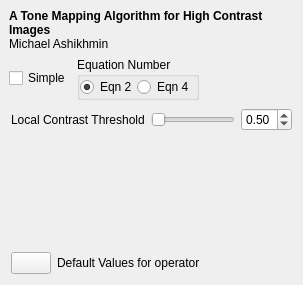
     <widget class="QWidget" name="tab_ashikhmin" >
      <attribute name="title" >
       <string>&amp;Ashikhmin</string>
      </attribute>
      <layout class="QVBoxLayout" >
       <property name="margin" >
        <number>9</number>
       </property>
       <property name="spacing" >
        <number>6</number>
       </property>
       <item>
        <widget class="QLabel" name="label_desc_ashikhmin02" >
         <property name="text" >
          <string>&lt;html>&lt;head>&lt;meta name="qrichtext" content="1" />&lt;style type="text/css">
p, li { white-space: pre-wrap; }
&lt;/style>&lt;/head>&lt;body style=" font-family:'Sans Serif'; font-size:9pt; font-weight:400; font-style:normal; text-decoration:none;">
&lt;p style=" margin-top:0px; margin-bottom:0px; margin-left:0px; margin-right:0px; -qt-block-indent:0; text-indent:0px;">&lt;span style=" font-weight:600;">A Tone Mapping Algorithm for High Contrast Images&lt;/span>&lt;br />Michael Ashikhmin&lt;/p>&lt;/body>&lt;/html></string>
         </property>
         <property name="wordWrap" >
          <bool>true</bool>
         </property>
        </widget>
       </item>
       <item>
        <layout class="QHBoxLayout" >
         <property name="margin" >
          <number>0</number>
         </property>
         <property name="spacing" >
          <number>6</number>
         </property>
         <item>
          <widget class="QCheckBox" name="simpleCheckBox" >
           <property name="text" >
            <string>Simple</string>
           </property>
          </widget>
         </item>
         <item>
          <widget class="QGroupBox" name="groupBox" >
           <property name="sizePolicy" >
            <sizepolicy>
             <hsizetype>0</hsizetype>
             <vsizetype>0</vsizetype>
             <horstretch>0</horstretch>
             <verstretch>0</verstretch>
            </sizepolicy>
           </property>
           <property name="minimumSize" >
            <size>
             <width>41</width>
             <height>40</height>
            </size>
           </property>
           <property name="title" >
            <string>Equation Number</string>
           </property>
           <layout class="QHBoxLayout" >
            <property name="margin" >
             <number>0</number>
            </property>
            <property name="spacing" >
             <number>0</number>
            </property>
            <item>
             <widget class="QRadioButton" name="eq2RadioButton" >
              <property name="sizePolicy" >
               <sizepolicy>
                <hsizetype>0</hsizetype>
                <vsizetype>0</vsizetype>
                <horstretch>0</horstretch>
                <verstretch>0</verstretch>
               </sizepolicy>
              </property>
              <property name="text" >
               <string>Eqn 2</string>
              </property>
              <property name="checked" >
               <bool>true</bool>
              </property>
             </widget>
            </item>
            <item>
             <widget class="QRadioButton" name="eq4RadioButton" >
              <property name="sizePolicy" >
               <sizepolicy>
                <hsizetype>0</hsizetype>
                <vsizetype>0</vsizetype>
                <horstretch>0</horstretch>
                <verstretch>0</verstretch>
               </sizepolicy>
              </property>
              <property name="text" >
               <string>Eqn 4</string>
              </property>
             </widget>
            </item>
           </layout>
          </widget>
         </item>
         <item>
          <spacer>
           <property name="orientation" >
            <enum>Qt::Horizontal</enum>
           </property>
           <property name="sizeHint" >
            <size>
             <width>22</width>
             <height>20</height>
            </size>
           </property>
          </spacer>
         </item>
        </layout>
       </item>
       <item>
        <layout class="QHBoxLayout" >
         <property name="margin" >
          <number>2</number>
         </property>
         <property name="spacing" >
          <number>6</number>
         </property>
         <item>
          <widget class="QLabel" name="label_locatcontrasttreshold" >
           <property name="text" >
            <string>Local Contrast Threshold</string>
           </property>
          </widget>
         </item>
         <item>
          <widget class="QSlider" name="contrastSlider" >
           <property name="cursor" >
            <cursor>13</cursor>
           </property>
           <property name="maximum" >
            <number>100</number>
           </property>
           <property name="orientation" >
            <enum>Qt::Horizontal</enum>
           </property>
          </widget>
         </item>
         <item>
          <widget class="QDoubleSpinBox" name="contrastdsb" >
           <property name="focusPolicy" >
            <enum>Qt::StrongFocus</enum>
           </property>
           <property name="decimals" >
            <number>2</number>
           </property>
           <property name="maximum" >
            <double>1.000000000000000</double>
           </property>
           <property name="singleStep" >
            <double>0.100000000000000</double>
           </property>
           <property name="value" >
            <double>0.500000000000000</double>
           </property>
          </widget>
         </item>
        </layout>
       </item>
       <item>
        <spacer>
         <property name="orientation" >
          <enum>Qt::Vertical</enum>
         </property>
         <property name="sizeHint" >
          <size>
           <width>20</width>
           <height>111</height>
          </size>
         </property>
        </spacer>
       </item>
       <item>
        <layout class="QHBoxLayout" >
         <property name="margin" >
          <number>2</number>
         </property>
         <property name="spacing" >
          <number>6</number>
         </property>
         <item>
          <widget class="QPushButton" name="ashikhmin02Default" >
           <property name="toolTip" >
            <string>Restore operator's default values</string>
           </property>
           <property name="text" >
            <string/>
           </property>
           <property name="icon" >
            <iconset resource="../icons.qrc" >:/new/prefix1/images/undo.png</iconset>
           </property>
           <property name="autoDefault" >
            <bool>false</bool>
           </property>
          </widget>
         </item>
         <item>
          <widget class="QLabel" name="label_3" >
           <property name="text" >
            <string>Default Values for operator</string>
           </property>
          </widget>
         </item>
         <item>
          <spacer>
           <property name="orientation" >
            <enum>Qt::Horizontal</enum>
           </property>
           <property name="sizeHint" >
            <size>
             <width>22</width>
             <height>20</height>
            </size>
           </property>
          </spacer>
         </item>
        </layout>
       </item>
      </layout>
     </widget>
